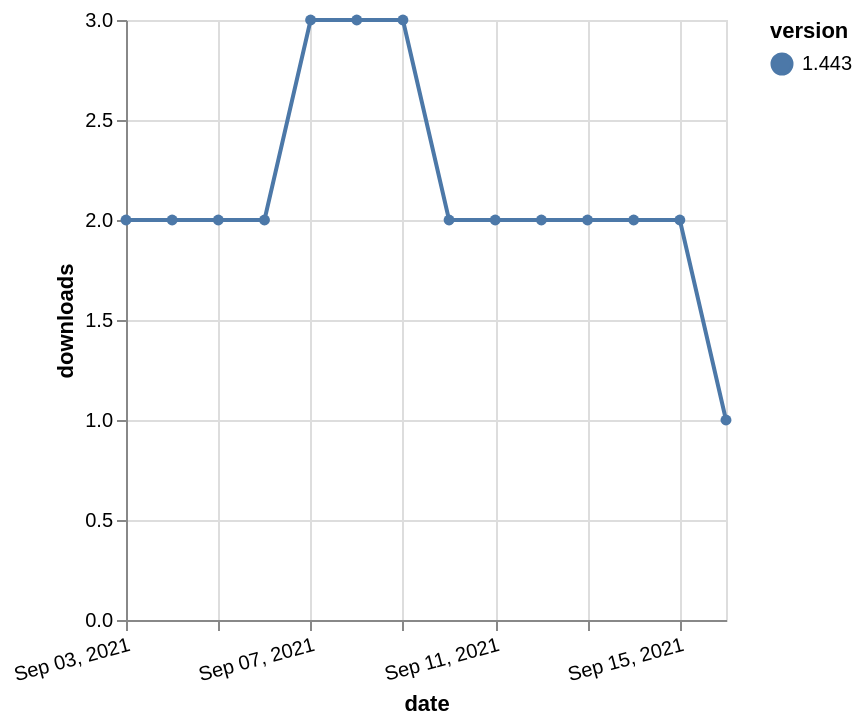

Vega-Lite specification for this chart:
### Vega-Lite specification from a JSON file in a GitHub repository (floating-point values rounded to 4 significant figures)
{"$schema": "https://vega.github.io/schema/vega-lite/v5.json", "description": "A simple bar chart with embedded data.", "data": {"values": [{"date": "2021-09-03", "total": 1828, "delta": 2, "version": "1.443"}, {"date": "2021-09-04", "total": 1830, "delta": 2, "version": "1.443"}, {"date": "2021-09-05", "total": 1832, "delta": 2, "version": "1.443"}, {"date": "2021-09-06", "total": 1834, "delta": 2, "version": "1.443"}, {"date": "2021-09-07", "total": 1837, "delta": 3, "version": "1.443"}, {"date": "2021-09-08", "total": 1840, "delta": 3, "version": "1.443"}, {"date": "2021-09-09", "total": 1843, "delta": 3, "version": "1.443"}, {"date": "2021-09-10", "total": 1845, "delta": 2, "version": "1.443"}, {"date": "2021-09-11", "total": 1847, "delta": 2, "version": "1.443"}, {"date": "2021-09-12", "total": 1849, "delta": 2, "version": "1.443"}, {"date": "2021-09-13", "total": 1851, "delta": 2, "version": "1.443"}, {"date": "2021-09-14", "total": 1853, "delta": 2, "version": "1.443"}, {"date": "2021-09-15", "total": 1855, "delta": 2, "version": "1.443"}, {"date": "2021-09-16", "total": 1856, "delta": 1, "version": "1.443"}]}, "width": "container", "mark": {"type": "line", "point": {"filled": true}}, "encoding": {"x": {"field": "date", "type": "temporal", "timeUnit": "yearmonthdate", "title": "date", "axis": {"labelAngle": -15}}, "y": {"field": "delta", "type": "quantitative", "title": "downloads"}, "color": {"field": "version", "type": "nominal"}, "tooltip": {"field": "delta"}}}
